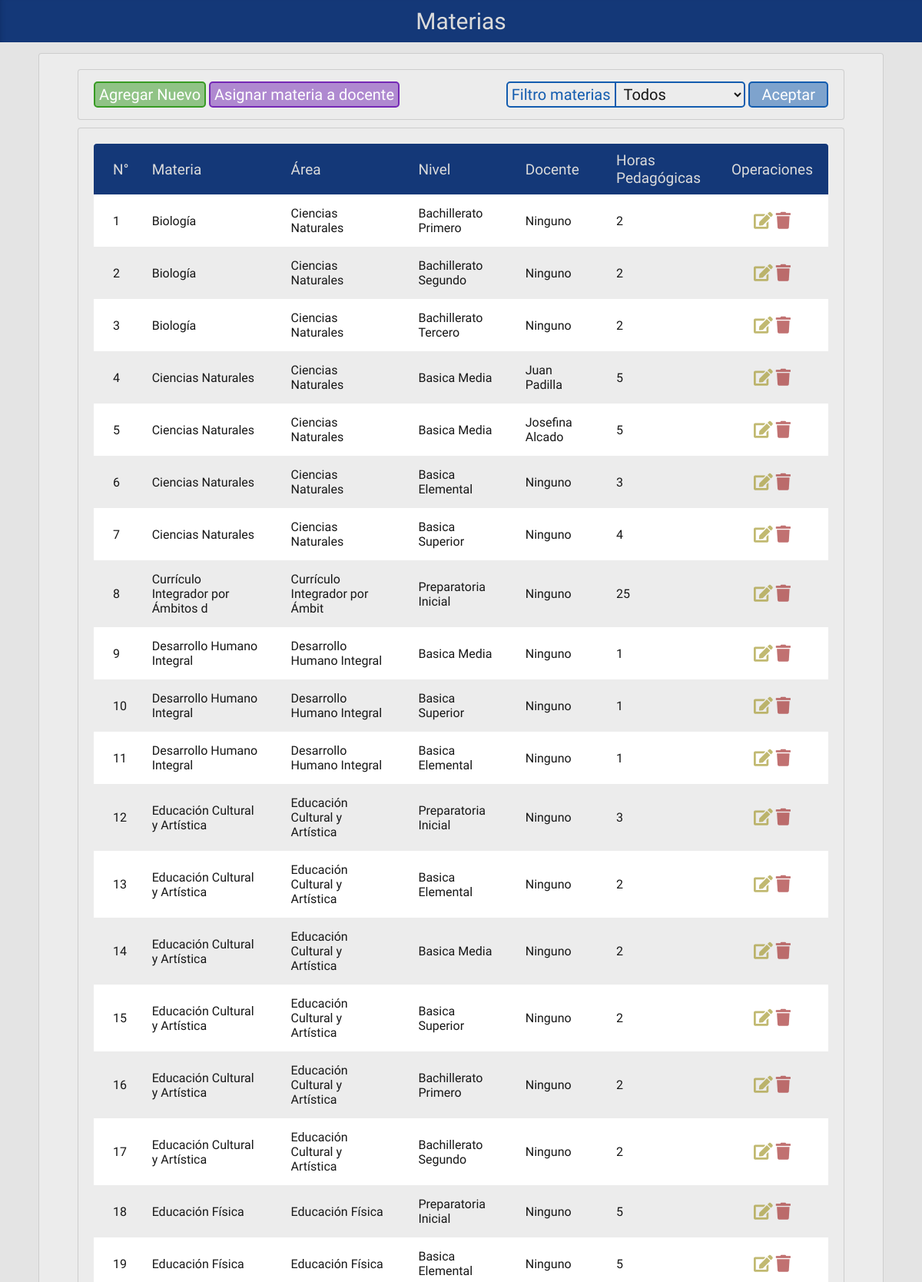
The app's page /proyecto/php/editar_materia.php (signed in, upper part) with its own data.
### tables this page shows
CREATE TABLE `materias` (
  `MAT_CODIGO` int(2) NOT NULL,
  `DOC_CODIGO` int(2) DEFAULT NULL,
  `MAT_NOMBRE` varchar(35) NOT NULL,
  `MAT_AREA` varchar(30) NOT NULL,
  `MAT_CARGAHORARIA` int(2) NOT NULL,
  `NIV_CODIGO` int(2) NOT NULL,
  `MAT_ESTADO` int(1) NOT NULL DEFAULT '1'
);

CREATE TABLE `nivel` (
  `NIV_CODIGO` int(2) NOT NULL,
  `NIV_NOMBRE` varchar(20) NOT NULL,
  `NIV_SUBNIVEL` varchar(20) NOT NULL,
  `NIV_ESTADO` int(1) NOT NULL DEFAULT '1'
);

CREATE TABLE `docente` (
  `DOC_CODIGO` int(2) NOT NULL,
  `USU_CODIGO` int(2) NOT NULL,
  `DOC_NOMBRE` varchar(35) NOT NULL,
  `DOC_APELLIDO` varchar(35) NOT NULL,
  `DOC_TELEFONO` int(10) NOT NULL,
  `DOC_CEDULA` varchar(10) NOT NULL,
  `DOC_FNACIMIENTO` date NOT NULL,
  `DOC_DIRECCION` varchar(50) NOT NULL,
  `DOC_CARGAHORARIA` int(2) DEFAULT NULL,
  `DOC_ESTADO` int(1) NOT NULL DEFAULT '1'
);

### proyecto/php/editar_materia.php (the view, shortened to what this page needs)
<!doctype html>
<html>
<head>
	<link href="../css/estiloMostrar.css" rel="stylesheet" type="text/css">
	<link rel="stylesheet" href="https://use.fontawesome.com/releases/v5.8.1/css/all.css">
</head>
<body>
<div class="contenedor">
	<div class="cabeza">Materias</div>
	<?php
	$conn = new mysqli( "localhost", "admin", "admin", "horarios" );
	$result = mysqli_query( $conn, "select * from materias m, docente d, nivel n where (m.doc_codigo=d.doc_codigo or m.DOC_CODIGO is null) and m.niv_codigo=n.niv_codigo group by m.MAT_CODIGO order by m.MAT_NOMBRE" );
	$activos = mysqli_query( $conn, "select * from materias m, docente d, nivel n where (m.doc_codigo=d.doc_codigo or m.DOC_CODIGO is null) and m.niv_codigo=n.niv_codigo and m.mat_estado=1 group by m.MAT_CODIGO order by m.MAT_NOMBRE" );
	$desactivos = mysqli_query( $conn, "select * from materias m, docente d, nivel n where (m.doc_codigo=d.doc_codigo or m.DOC_CODIGO is null) and m.niv_codigo=n.niv_codigo and m.mat_estado=0 group by m.MAT_CODIGO order by m.MAT_NOMBRE" );
	$materiasq = mysqli_query($conn, "select *, count(case MAT_ESTADO when '1' then 1 else null end and case d.DOC_ESTADO when '1' then 1 else null end) docentes, sum(m.MAT_ESTADO) estado from materias m, docente d, nivel n where (m.doc_codigo=d.doc_codigo or m.doc_codigo is null) and m.niv_codigo=n.niv_codigo group by m.MAT_NOMBRE, m.NIV_CODIGO order by mat_nombre");
	?>
	<div class="cuerpo">
	<div class="opciones">
		<div class="bloque margen-top">
			<a href="../html/forms/materia_form_ing.php" id="idcrear" ><button type="button">Agregar Nuevo</button></a>
			<a href="asignarmaterias.php" class="crear" ><button type="button">Asignar materia a docente</button></a>
		</div>
		<div class="bloque"><form id="form1" name="form1" method="post" action="#">
			<label class="filtro" for="select">Filtro materias</label>
			<select name="estado" class="filtro">
				<option value="Todos" selected>Todos</option>
			</select>
			<input type="submit" value="Aceptar">
		</form></div>
	</div>
	<div class="cont-tabla">
	<table>
		<thead>
			<tr>
				<th>N°</th>
				<th>Materia</th>
				<th>Área</th>
				<th>Nivel</th>
				<th>Docente</th>
				<th>Horas<br>Pedagógicas</th>
				<th>Operaciones</th>
			</tr>
		</thead>
		<tbody>
			<?php
			$estado = $_POST[ 'estado' ];
			if ( $estado == 'Todos' ||  $estado == '') {
				$cont = 1;
				while ( $row = mysqli_fetch_array( $result ) ) {
					echo '<tr><td>' .$cont. '</td>';
					echo '<td>' . $row[ "MAT_NOMBRE" ] . '</td>';
					echo '<td>' . $row[ "MAT_AREA" ] . '</td>';
					if($row['NIV_ESTADO']=='1'){$niv = ucfirst(mb_strtolower($row[ "NIV_NOMBRE" ], 'UTF-8')). ' ' .ucfirst(mb_strtolower($row[ "NIV_SUBNIVEL" ], 'UTF-8'));}
					else {$niv = "Ninguno";}
					echo '<td>' .$niv. '</td>';
					if($row['DOC_ESTADO']=='0' || is_null($row[1])){$doc = "Ninguno";}
					else {$doc = $row[ "DOC_NOMBRE" ] . ' ' . $row[ "DOC_APELLIDO" ];}
					echo '<td>' .$doc. '</td>';
					echo '<td>' . $row[ "MAT_CARGAHORARIA" ] . '</td>';
					if($row['MAT_ESTADO']=='1'){$estado = 'title="Eliminar" class="tabla-registro-elim btn-eliminar-a"><i class="fas fa-trash"></i>'; $est = "Activo";}
					else {$estado = 'title="Activar" class="btn-eliminar-i"><i class="fas fa-trash-restore"></i>'; $est = "Inactivo";}
					echo '<td> <a href="editar_materia_recibe.php?u='.$row[ "MAT_CODIGO" ].'" title="Editar" class="btn-editar"><i class="fas fa-edit"></i></a>
							   <a href="eliminar_materia.php?u='.$row[ "MAT_CODIGO" ].'" '.$estado.'</a></td></tr>';
					$cont++;
				}
			} else if ( $estado == 'Activos' ) {
				$cont = 1;
				while ( $row = mysqli_fetch_array( $activos ) ) {
					echo '<tr><td>' .$cont. '</td>';
					echo '<td>' . $row[ "MAT_NOMBRE" ] . '</td>';
					echo '<td>' . $row[ "MAT_AREA" ] . '</td>';
					if($row['NIV_ESTADO']=='1'){$niv = ucfirst(mb_strtolower($row[ "NIV_NOMBRE" ], 'UTF-8')). ' ' .ucfirst(mb_strtolower($row[ "NIV_SUBNIVEL" ], 'UTF-8'));}
					else {$niv = "Ninguno";}
					echo '<td>' .$niv. '</td>';
					if($row['DOC_ESTADO']=='0' || is_null($row[1])){$doc = "Ninguno";}
					else {$doc = $row[ "DOC_NOMBRE" ] . ' ' . $row[ "DOC_APELLIDO" ];}
					echo '<td>' .$doc. '</td>';
					echo '<td>' . $row[ "MAT_CARGAHORARIA" ] . '</td>';
					echo '<td> <a href="editar_materia_recibe.php?u='.$row[ "MAT_CODIGO" ].'" title="Editar" class="btn-editar"><i class="fas fa-edit"></i></a>
							   <a href="eliminar_materia.php?u='.$row[ "MAT_CODIGO" ].'" title="Eliminar" class="tabla-registro-elim  btn-eliminar-a"><i class="fas fa-trash"></i></a></td></tr>';
					$cont++;
				}
				mysqli_free_result( $activos );
			} else if ( $estado == 'Desactivados' ) {
				$cont = 1;
				while ( $row = mysqli_fetch_array( $desactivos ) ) {
					echo '<tr><td>' .$cont. '</td>';
					echo '<td>' . $row[ "MAT_NOMBRE" ] . '</td>';
					echo '<td>' . $row[ "MAT_AREA" ] . '</td>';
					if($row['NIV_ESTADO']=='1'){$niv = ucfirst(mb_strtolower($row[ "NIV_NOMBRE" ], 'UTF-8')). ' ' .ucfirst(mb_strtolower($row[ "NIV_SUBNIVEL" ], 'UTF-8'));}
					else {$niv = "Ninguno";}
					echo '<td>' .$niv. '</td>';
					if($row['DOC_ESTADO']=='0' || is_null($row[1])){$doc = "Ninguno";}
					else {$doc = $row[ "DOC_NOMBRE" ] . ' ' . $row[ "DOC_APELLIDO" ];}
					echo '<td>' .$doc. '</td>';
					echo '<td>' . $row[ "MAT_CARGAHORARIA" ] . '</td>';
					echo '<td> <a href="editar_materia_recibe.php?u='.$row[ "MAT_CODIGO" ].'" title="Editar" class="btn-editar"><i class="fas fa-edit"></i></a>
							   <a href="eliminar_materia.php?u='.$row[ "MAT_CODIGO" ].'" title="Activar"  class="btn-eliminar-i"><i class="fas fa-trash-restore"></i></a></td></tr>';
					$cont++;
				}
				mysqli_free_result( $desactivos );
			} else if ( $estado == 'Materias' ) {
				$cont = 1;
				while ( $row = mysqli_fetch_array( $materiasq ) ) {
					echo '<tr><td>' .$cont. '</td>';
					echo '<td>' . $row[ "MAT_NOMBRE" ] . '</td>';
					echo '<td>' . $row[ "MAT_AREA" ] . '</td>';
					if($row['NIV_ESTADO']=='1'){$niv = ucfirst(mb_strtolower($row[ "NIV_NOMBRE" ], 'UTF-8')). ' ' .ucfirst(mb_strtolower($row[ "NIV_SUBNIVEL" ], 'UTF-8'));}
					else {$niv = "Ninguno";}
					echo '<td>' .$niv. '</td>';
					if($row['DOC_ESTADO']=='1'){$doc = $row[ "DOC_NOMBRE" ] . ' ' . $row[ "DOC_APELLIDO" ];}
					else {$doc = "Ninguno";}
					echo '<td>' .$row['docentes']. ' docente/s' .'</td>';
					echo '<td>' . $row[ "MAT_CARGAHORARIA" ] . '</td>';
					if($row['estado']=='0'){$estado = 'title="Activar" class="btn-eliminar-i"><i class="fas fa-trash-restore"></i>'; $est = "Inactivo"; $esta="0";}
					else {$estado = 'title="Eliminar" class="tabla-registro-elim btn-eliminar-a"><i class="fas fa-trash"></i>'; $est = "Activo"; $esta="1";}
					echo '<td> <a href="editar_materiaG_recibe.php?u='.$row[ "MAT_CODIGO" ].'?e='.$esta.'" title="Editar" class="btn-editar"><i class="fas fa-edit"></i></a>
							   <a href="eliminar_materiaG.php?u='.$row[ "MAT_CODIGO" ].'&e='.$esta.'" '.$estado.'</a></td></tr>';
					$cont++;
				}
				mysqli_free_result( $desactivos );
			}
			?>
		</tbody>
	</table>
	</div>
	</div>
</div>
</body>
</html>

### proyecto/css/estiloMostrar.css (style rules this page uses)
:root { --base: rgba(20,56,120,1.00); --base2: rgba(19,92,175,1.00); --base2-semitransp: rgba(19,92,175,0.50); --sec: rgba(204,180,11,1.00); --activo: rgba(27,78,168,1.00); --selec: rgba(21,60,129,1.00); --texto: rgba(219,219,219,1.00); --azul-claro: rgba(19,92,175,1.00); --azul: rgba(24,63,155,1.00); --confirm: rgba(192,91,39,1.00); --elimin: rgba(163,33,35,1.00); --confirm2: rgba(108,39,184,1.00); --confirm-osc: rgba(160,75,32,1.00); --fondo: rgba(228,228,228,1.00); --fondo2: rgba(236,236,236,1.00); }
* { margin: 0; padding: 0; font-family: 'Hind Siliguri', sans-serif; }
body { background-color: var(--fondo); }
.contenedor { display: flex; flex-direction: column; flex-wrap: wrap; justify-content: flex-start; align-items: normal; align-content: stretch; max-width: 100%; }
.cabeza { display: block; text-align: center; background-color: var(--base); color: var(--texto); font-size: 30px; font-weight: 400; padding: 10px 0; width: 100%; box-shadow: inset 6px 0px 9px -8px rgba(10,31,68,0.70); }
.cuerpo { display: flex; flex-direction: column; flex-wrap: wrap; justify-content: flex-start; align-items: normal; align-content: stretch; max-width: 100%; margin: 14px 50px; padding: 10px 40px; border: 1px solid rgba(159,159,159,0.40); border-radius: 4px; background-color: var(--fondo2); }
.cont-tabla { display: block; float: left; max-width: 100%; height: 100%; padding: 20px 20px; margin: 5px 10px 10px; border: 1px solid rgba(159,159,159,0.40); border-radius: 4px; background-color: var(--fondo2); }
.cuerpo > .opciones { display: flex; justify-content: space-between; max-width: 100%; padding: 10px 20px; margin: 10px 10px 5px; border: 1px solid rgba(159,159,159,0.40); border-radius: 4px; background-color: var(--fondo2); }
.opciones { display: flex; justify-content: flex-end; max-width: 100%; padding: 10px 20px; margin: 10px 10px 5px; border: 1px solid rgba(159,159,159,0.40); border-radius: 4px; background-color: var(--fondo2); }
.bloque { display: inline-block; }
.margen-top { margin: 5px 0 0 0; }
.filtro { margin-bottom:20px; }
table { background-color: white; text-align: left; border-collapse: collapse; width: 100%; }
th { font-size: 19px; font-weight: 400; padding: 10px 20px; }
th:first-child { border-radius: 4px 0 0 0; padding: 10px 10px 10px 25px; }
th:last-child { border-radius: 0 4px 0 0; }
td { padding: 15px 20px; font-size: 16px; font-weight: 500; color: rgba(23,23,23,1.00); }
td:first-child { padding: 10px 10px 10px 25px; }
td:last-child { text-align: center; }
thead { background-color: var(--base); color: var(--texto); }
tr:nth-child(even) { background-color: var(--fondo2); }
.btn-editar { font-size: 22px; text-decoration: none; color: rgba(162,150,43,0.67); }
.btn-eliminar-a { font-size: 22px; text-decoration: none; color: rgba(162,43,43,0.67); }
select.filtro { background: none; color: #161616; border: none; border: solid 2px var(--base2); border-radius: 0 5px 5px 0; margin: 5px 0; padding: 2px 5px; width: 170px; font-size: 20px; transition: all 0.3s; outline: none; }
input::placeholder { background: none; color:rgba(42,42,42,0.44); font-size: 20px; }
label.filtro { font-size: 20px; color: var(--base2); border: none; border: solid 2px var(--base2); padding: 3px 5px; border-radius: 5px 0 0 5px; margin-right: -5px; }
select { background: none; color: #161616; border: none; border: solid 2px var(--base2); border-radius: 5px; margin: 5px 0 15px 0; padding: 2px 5px; width: 98.5%; font-size: 20px; transition: all 0.3s; }
label { font-size: 20px; color: var(--base2); }
[type=button], [type=submit], [type=reset] { background-color: var(--base2-semitransp); border-radius: 5px; border: 2px var(--base2) solid; color: white; padding: 3px 5px; cursor: pointer; transition: all 0.1s; font-size: 20px; text-decoration: none; }
[type=submit], #idcancelar > [type=button] { padding: 3px 15px; }
#idcrear [type=button] { background-color: rgba(55,155,35,0.50); color: white; border: 2px rgba(55,155,35,1.0) solid; }
.crear [type=button] { background-color: rgba(116,40,181,0.50); color: white; border: 2px rgba(116,40,181,1.0) solid; }

### records on screen
materias: MAT_NOMBRE "Biología", MAT_AREA "Ciencias Naturales", NIV_CODIGO.NIV_SUBNIVEL "Bachillerato Primero", DOC_CODIGO.DOC_ESTADO "Ninguno", MAT_CARGAHORARIA "2", MAT_ESTADO 1 (drawn)
materias: MAT_NOMBRE "Biología", MAT_AREA "Ciencias Naturales", NIV_CODIGO.NIV_SUBNIVEL "Bachillerato Segundo", DOC_CODIGO.DOC_ESTADO "Ninguno", MAT_CARGAHORARIA "2", MAT_ESTADO 1 (drawn)
materias: MAT_NOMBRE "Biología", MAT_AREA "Ciencias Naturales", NIV_CODIGO.NIV_SUBNIVEL "Bachillerato Tercero", DOC_CODIGO.DOC_ESTADO "Ninguno", MAT_CARGAHORARIA "2", MAT_ESTADO 1 (drawn)
materias: MAT_NOMBRE "Ciencias Naturales", MAT_AREA "Ciencias Naturales", NIV_CODIGO.NIV_SUBNIVEL "Basica Media", DOC_CODIGO.DOC_APELLIDO "Juan Padilla", MAT_CARGAHORARIA "5", MAT_ESTADO 1 (drawn)
materias: MAT_NOMBRE "Ciencias Naturales", MAT_AREA "Ciencias Naturales", NIV_CODIGO.NIV_SUBNIVEL "Basica Media", DOC_CODIGO.DOC_APELLIDO "Josefina Alcado", MAT_CARGAHORARIA "5", MAT_ESTADO 1 (drawn)
materias: MAT_NOMBRE "Ciencias Naturales", MAT_AREA "Ciencias Naturales", NIV_CODIGO.NIV_SUBNIVEL "Basica Elemental", DOC_CODIGO.DOC_ESTADO "Ninguno", MAT_CARGAHORARIA "3", MAT_ESTADO 1 (drawn)
materias: MAT_NOMBRE "Ciencias Naturales", MAT_AREA "Ciencias Naturales", NIV_CODIGO.NIV_SUBNIVEL "Basica Superior", DOC_CODIGO.DOC_ESTADO "Ninguno", MAT_CARGAHORARIA "4", MAT_ESTADO 1 (drawn)
materias: MAT_NOMBRE "Currículo Integrador por Ámbitos d", MAT_AREA "Currículo Integrador por Ámbit", NIV_CODIGO.NIV_SUBNIVEL "Preparatoria Inicial", DOC_CODIGO.DOC_ESTADO "Ninguno", MAT_CARGAHORARIA "25", MAT_ESTADO 1 (drawn)
materias: MAT_NOMBRE "Desarrollo Humano Integral", MAT_AREA "Desarrollo Humano Integral", NIV_CODIGO.NIV_SUBNIVEL "Basica Media", DOC_CODIGO.DOC_ESTADO "Ninguno", MAT_CARGAHORARIA "1", MAT_ESTADO 1 (drawn)
materias: MAT_NOMBRE "Desarrollo Humano Integral", MAT_AREA "Desarrollo Humano Integral", NIV_CODIGO.NIV_SUBNIVEL "Basica Superior", DOC_CODIGO.DOC_ESTADO "Ninguno", MAT_CARGAHORARIA "1", MAT_ESTADO 1 (drawn)
materias: MAT_NOMBRE "Desarrollo Humano Integral", MAT_AREA "Desarrollo Humano Integral", NIV_CODIGO.NIV_SUBNIVEL "Basica Elemental", DOC_CODIGO.DOC_ESTADO "Ninguno", MAT_CARGAHORARIA "1", MAT_ESTADO 1 (drawn)
materias: MAT_NOMBRE "Educación Cultural y Artística", MAT_AREA "Educación Cultural y Artística", NIV_CODIGO.NIV_SUBNIVEL "Preparatoria Inicial", DOC_CODIGO.DOC_ESTADO "Ninguno", MAT_CARGAHORARIA "3", MAT_ESTADO 1 (drawn)
materias: MAT_NOMBRE "Educación Cultural y Artística", MAT_AREA "Educación Cultural y Artística", NIV_CODIGO.NIV_SUBNIVEL "Basica Elemental", DOC_CODIGO.DOC_ESTADO "Ninguno", MAT_CARGAHORARIA "2", MAT_ESTADO 1 (drawn)
materias: MAT_NOMBRE "Educación Cultural y Artística", MAT_AREA "Educación Cultural y Artística", NIV_CODIGO.NIV_SUBNIVEL "Basica Media", DOC_CODIGO.DOC_ESTADO "Ninguno", MAT_CARGAHORARIA "2", MAT_ESTADO 1 (drawn)
materias: MAT_NOMBRE "Educación Cultural y Artística", MAT_AREA "Educación Cultural y Artística", NIV_CODIGO.NIV_SUBNIVEL "Basica Superior", DOC_CODIGO.DOC_ESTADO "Ninguno", MAT_CARGAHORARIA "2", MAT_ESTADO 1 (drawn)
materias: MAT_NOMBRE "Educación Cultural y Artística", MAT_AREA "Educación Cultural y Artística", NIV_CODIGO.NIV_SUBNIVEL "Bachillerato Primero", DOC_CODIGO.DOC_ESTADO "Ninguno", MAT_CARGAHORARIA "2", MAT_ESTADO 1 (drawn)
materias: MAT_NOMBRE "Educación Cultural y Artística", MAT_AREA "Educación Cultural y Artística", NIV_CODIGO.NIV_SUBNIVEL "Bachillerato Segundo", DOC_CODIGO.DOC_ESTADO "Ninguno", MAT_CARGAHORARIA "2", MAT_ESTADO 1 (drawn)
materias: MAT_NOMBRE "Educación Física", MAT_AREA "Educación Física", NIV_CODIGO.NIV_SUBNIVEL "Preparatoria Inicial", DOC_CODIGO.DOC_ESTADO "Ninguno", MAT_CARGAHORARIA "5", MAT_ESTADO 1 (drawn)
materias: MAT_NOMBRE "Educación Física", MAT_AREA "Educación Física", NIV_CODIGO.NIV_SUBNIVEL "Basica Elemental", DOC_CODIGO.DOC_ESTADO "Ninguno", MAT_CARGAHORARIA "5", MAT_ESTADO 1 (drawn)
